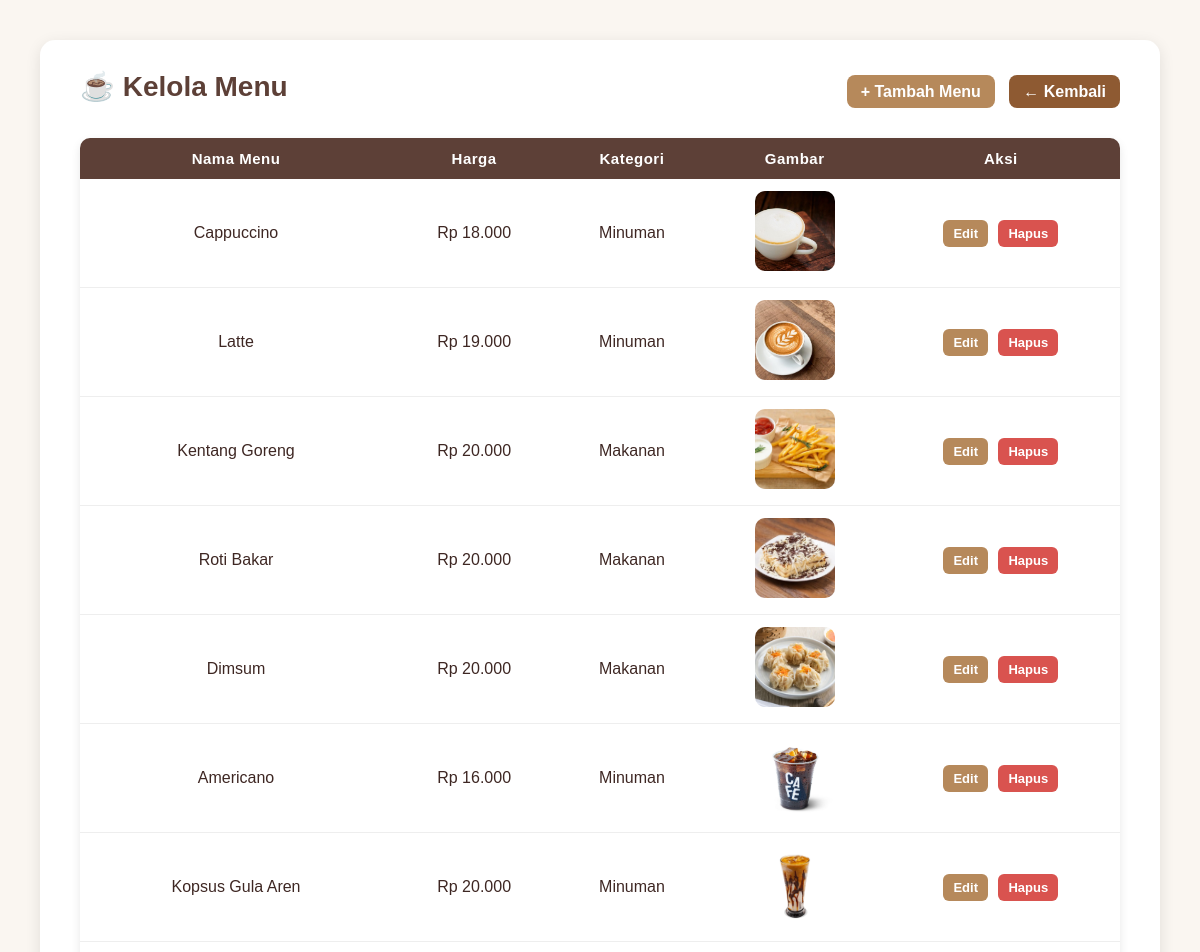
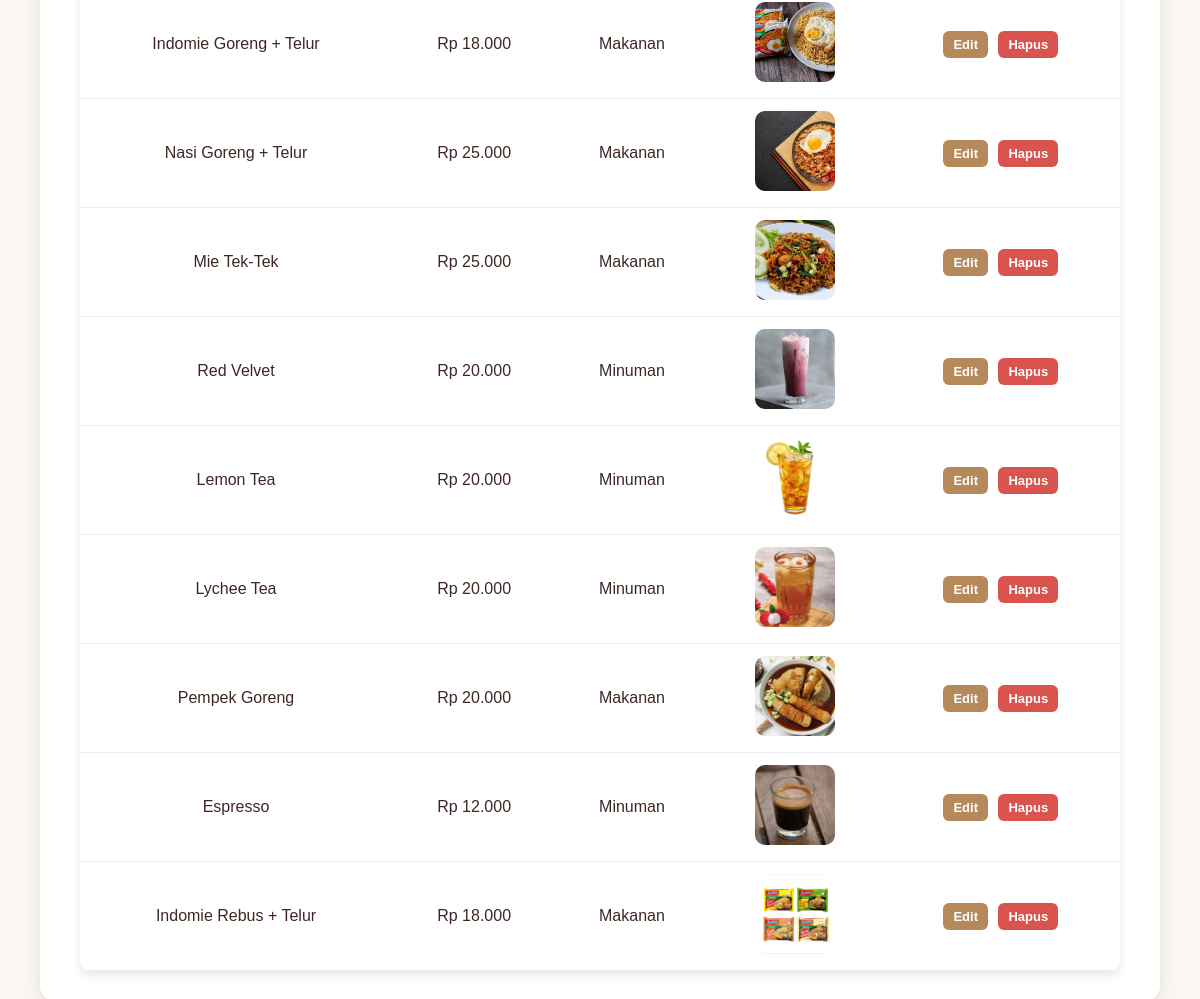
Page /admin/menu.php (signed in) on the committed database (2 pictures, top to bottom).
### tables this page shows
CREATE TABLE `menu` (
  `id_menu` int(11) NOT NULL,
  `nama_menu` varchar(100) NOT NULL,
  `harga` int(11) NOT NULL,
  `kategori` varchar(50) DEFAULT NULL,
  `gambar` varchar(255) DEFAULT NULL
);

### admin/menu.php (the view, shortened to what this page needs)
<?php
include '../config/koneksi.php';
$menu = mysqli_query($koneksi, "SELECT * FROM menu");
?>
<!DOCTYPE html>
<html lang="id">
<head>
  <link rel="stylesheet" href="../assets/css/menu.css">
</head>
<body>
  <div class="container">
    <header>
      <h1>☕ Kelola Menu</h1>
      <p>
        <a href="tambah_menu.php" class="btn-add">+ Tambah Menu</a>
        <a href="dashboard.php" class="btn-back">← Kembali</a>
      </p>
    </header>
    <table class="menu-table">
      <thead>
        <tr>
          <th>Nama Menu</th>
          <th>Harga</th>
          <th>Kategori</th>
          <th>Gambar</th>
          <th>Aksi</th>
        </tr>
      </thead>
      <tbody>
        <?php while($row = mysqli_fetch_assoc($menu)): ?>
        <tr>
          <td><?= htmlspecialchars($row['nama_menu']) ?></td>
          <td>Rp <?= number_format($row['harga'], 0, ',', '.') ?></td>
          <td><?= htmlspecialchars($row['kategori']) ?></td>
          <td><img src="../assets/img/<?= $row['gambar'] ?>" alt="gambar menu" class="menu-img"></td>
          <td>
            <a href="edit_menu.php?id=<?= $row['id_menu'] ?>" class="btn-edit">Edit</a>
            <a href="hapus_menu.php?id=<?= $row['id_menu'] ?>" class="btn-delete" onclick="return confirm('Hapus menu ini?')">Hapus</a>
          </td>
        </tr>
        <?php endwhile; ?>
      </tbody>
    </table>
  </div>
</body>
</html>

### assets/css/menu.css (style rules this page uses)
* { margin: 0; padding: 0; box-sizing: border-box; font-family: 'Poppins', sans-serif; }
body { background-color: #faf6f1; color: #3e2723; min-height: 100vh; padding: 40px; }
.container { background: #fff; padding: 30px 40px; border-radius: 15px; box-shadow: 0 4px 15px rgba(0, 0, 0, 0.1); }
header { display: flex; justify-content: space-between; align-items: center; margin-bottom: 25px; flex-wrap: wrap; }
header h1 { color: #5d4037; font-size: 28px; margin-bottom: 10px; }
header p { text-align: right; }
.btn-add, .btn-back { background-color: #b6895b; color: white; padding: 8px 14px; margin-left: 10px; border-radius: 8px; text-decoration: none; font-weight: 600; transition: 0.3s; }
.btn-back { background-color: #8e5a32; }
.menu-table { width: 100%; border-collapse: collapse; background-color: #fff; overflow: hidden; border-radius: 10px; box-shadow: 0 4px 10px rgba(0,0,0,0.1); }
.menu-table thead { background-color: #5d4037; color: #fff; }
.menu-table th, .menu-table td { padding: 12px 15px; text-align: center; }
.menu-table th { font-size: 15px; letter-spacing: 0.5px; }
.menu-table tbody tr { border-bottom: 1px solid #eee; transition: background 0.3s; }
.menu-img { width: 80px; height: 80px; object-fit: cover; border-radius: 10px; }
.btn-edit, .btn-delete { padding: 6px 10px; border-radius: 6px; text-decoration: none; font-size: 13px; font-weight: 600; margin: 0 3px; transition: 0.3s; }
.btn-edit { background-color: #b6895b; color: #fff; }
.btn-delete { background-color: #d9534f; color: #fff; }

### rows in the picture
menu: nama_menu "Cappuccino", harga "18.000", kategori "Minuman", gambar (picture)
menu: nama_menu "Latte", harga "19.000", kategori "Minuman", gambar (picture)
menu: nama_menu "Kentang Goreng", harga "20.000", kategori "Makanan", gambar (picture)
menu: nama_menu "Roti Bakar", harga "20.000", kategori "Makanan", gambar (picture)
menu: nama_menu "Dimsum", harga "20.000", kategori "Makanan", gambar (picture)
menu: nama_menu "Americano", harga "16.000", kategori "Minuman", gambar (picture)
menu: nama_menu "Kopsus Gula Aren", harga "20.000", kategori "Minuman", gambar (picture)
menu: nama_menu "Indomie Goreng + Telur", harga "18.000", kategori "Makanan", gambar (picture)
menu: nama_menu "Nasi Goreng + Telur", harga "25.000", kategori "Makanan", gambar (picture)
menu: nama_menu "Mie Tek-Tek", harga "25.000", kategori "Makanan", gambar (picture)
menu: nama_menu "Red Velvet", harga "20.000", kategori "Minuman", gambar (picture)
menu: nama_menu "Lemon Tea", harga "20.000", kategori "Minuman", gambar (picture)
menu: nama_menu "Lychee Tea", harga "20.000", kategori "Minuman", gambar (picture)
menu: nama_menu "Pempek Goreng", harga "20.000", kategori "Makanan", gambar (picture)
menu: nama_menu "Espresso", harga "12.000", kategori "Minuman", gambar (picture)
menu: nama_menu "Indomie Rebus + Telur", harga "18.000", kategori "Makanan", gambar (picture)
